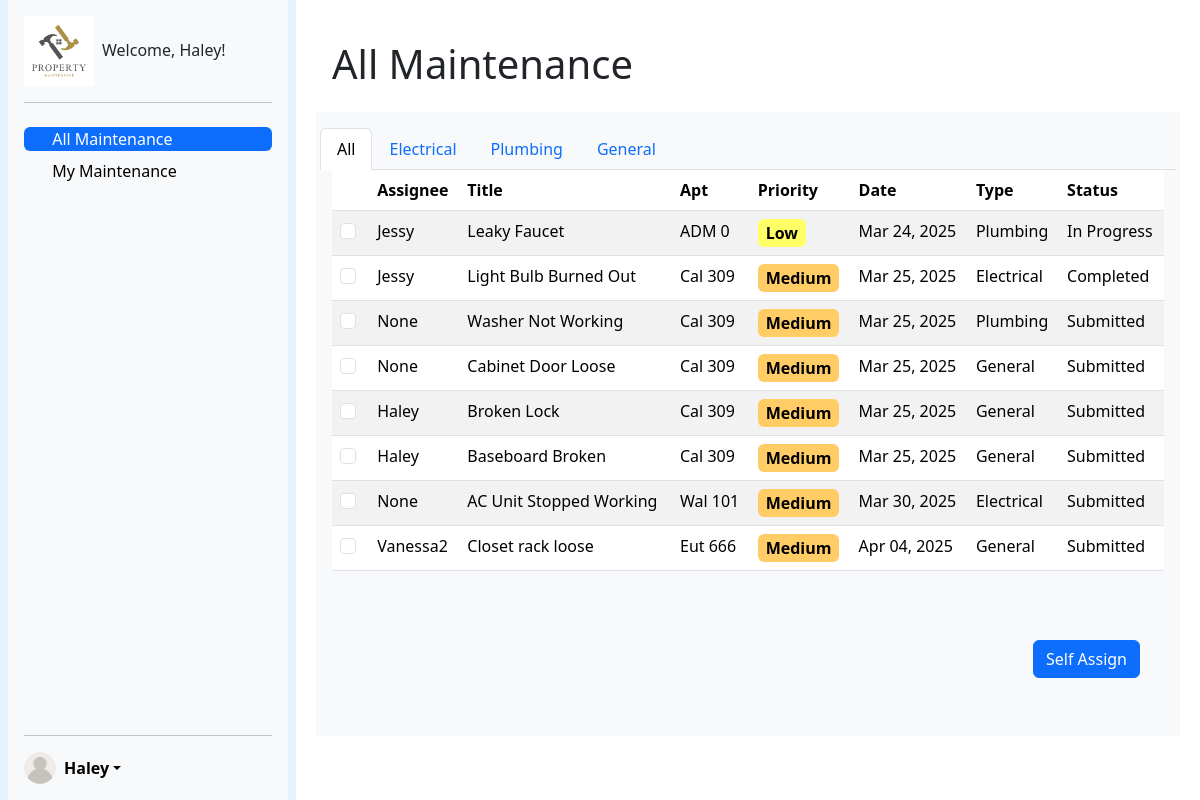
The app's page /admin-dashboard/ (signed in) with its own data.
### ticketsystem/models.py (models this page shows, shortened)
class Ticket(models.Model):
    title = models.CharField(max_length=200)
    description = models.TextField()
    CATEGORY_CHOICES = [
        ('electrical', 'Electrical'),
        ('plumbing', 'Plumbing'),
        ('general', 'General'),
    ]
    category = models.CharField(max_length=20, choices=CATEGORY_CHOICES)
    STATUS_CHOICES = [
        ('submitted', 'Submitted'),
        ('in_progress', 'In Progress'),
        ('completed', 'Completed'),
    ]
    status = models.CharField(max_length=20, choices=STATUS_CHOICES, default='submitted')
    PRIORITY_CHOICES = [
        ('low', 'Low'),
        ('medium', 'Medium'),
        ('high', 'High'),
    ]
    priority = models.CharField(max_length=10, choices=PRIORITY_CHOICES, default='medium')
    created_date = models.DateTimeField(auto_now_add=True)
    updated_date = models.DateTimeField(auto_now=True)
    completed_date = models.DateTimeField(null=True, blank=True) # based on status
    image = models.ImageField(upload_to='ticket_images/', null=True, blank=True)
    submitter = models.ForeignKey(settings.AUTH_USER_MODEL, on_delete=models.CASCADE, related_name='submitted_tickets')
    assigned_admin = models.ForeignKey(settings.AUTH_USER_MODEL, on_delete=models.SET_NULL, null=True, blank=True, related_name='assigned_tickets')

class UserProfile(models.Model):
    user = models.OneToOneField(User, on_delete=models.CASCADE)
    ROLE_CHOICES = [
        ('tenant', 'Tenant'),
        ('admin', 'Admin'),
    ]
    role = models.CharField(max_length=10, choices=ROLE_CHOICES, default='tenant')
    building_name = models.CharField(max_length=100, blank=True, null=True)
    apartment_number = models.CharField(max_length=10, blank=True, null=True)
    employee_id = models.CharField(max_length=100, blank=True, null=True)

### ticketsystem/views.py (the view, shortened to what this page needs)
# urls.py: path('admin-dashboard/', admin_dashboard, name='admin_dashboard'),
@login_required(login_url="/")
def admin_dashboard(request):
    userProfile = UserProfile.objects.get(user=request.user)
    if userProfile.role == "tenant":
        return redirect('tenant_dashboard')
    context = {
        'user': request.user,
        'tickets': Ticket.objects.all()
    }
    return render(request, 'admin_dashboard.html', context)

### ticketsystem/templates/admin_dashboard.html (shortened to what this page needs)
{% load static %}
<!DOCTYPE html>
<html>
<head>
    {% load bootstrap5 %}
    {% bootstrap_css %}
    <link rel="stylesheet" href="{% static 'priority.css' %}">
</head>
<body>
    <div class="container-fluid">
        <div class="row flex-nowrap">
            <div class="col-auto px-sm-2 px-0" style="background-color: #e3f2fd; ">
                <div class="d-flex flex-column flex-shrink-0 p-3 bg-body-tertiary min-vh-100" style="width: 280px;">
                    <div class="d-flex align-items-center mb-3 mb-md-0 me-md-auto text-decoration" style="max-width:270px;">
                        <img src="../../media/logo_light.png" class="bi pe-none me-2" style="max-width:70px;" alt="Property Maintenance">
                        <span class="navbar-brand mb-0 h1 text-wrap">Welcome, {{ user.username|capfirst }}!</span>
                    </div>
                    <hr>
                    <ul class="nav nav-pills flex-column mb-auto">
                    <li class="nav-item mt-2 rounded">
                        <a href="{% url 'admin_dashboard' %}" class="nav-link list-group-item list-group-item-action active" aria-current="page">
                        <svg class="bi pe-none me-2" width="16" height="16"><use xlink:href="#home"></use></svg>
                        All Maintenance
                        </a>
                    </li>
                    <li class="nav-item mt-2 t-2 rounded">
                        <a href="{% url 'admin_my_maintenance' %}" class="nav-link list-group-item list-group-item-action link-body-emphasis">
                        <svg class="bi pe-none me-2" width="16" height="16"><use xlink:href="#speedometer2"></use></svg>
                        My Maintenance
                        </a>
                    </li>
                    </ul>
                    <hr>
                    <div class="dropdown">
                    <a class="d-flex align-items-center link-body-emphasis text-decoration-none dropdown-toggle" data-bs-toggle="dropdown" aria-expanded="false">
                        <img src="../../media/user_icon.png" alt="" width="32" height="32" class="rounded-circle me-2">
                        <strong>{{ user.username|capfirst }}</strong>
                    </a>
                    </div>
                </div>
            </div>
            <div class="col py-3 overflow-hidden" style="height: 100vh;">
                <h1 class="m-4">All Maintenance</h1>
                <div class="col m-2 p-3 justify-content-center bg-light" style="height: 78vh;">
                    <div class="row">
                        <ul class="nav nav-tabs" id="myTab" role="tablist">
                            <li class="nav-item" role="presentation">
                                <a class="nav-link active filter-tab"id="all-tab" data-bs-toggle="tab" data-bs-target="#all" role="tab" aria-controls="all" aria-selected="true">All</a>
                            </li>
                            <li class="nav-item filter-tab" role="presentation">
                                <a class="nav-link" data-filter="electrical" id="electrical-tab" data-bs-toggle="tab" data-bs-target="#electrical" role="tab" aria-controls="electrical" aria-selected="false">Electrical</a>
                            </li>
                            <li class="nav-item filter-tab" role="presentation">
                                <a class="nav-link" data-filter="plumbing" id="plumbing-tab" data-bs-toggle="tab" data-bs-target="#plumbing" role="tab" aria-controls="plumbing" aria-selected="false">Plumbing</a>
                            </li>
                            <li class="nav-item filter-tab" role="presentation">
                                <a class="nav-link" data-filter="general" id="general-tab" data-bs-toggle="tab" data-bs-target="#general" role="tab" aria-controls="general" aria-selected="false">General</a>
                            </li>
                        </ul>
                    </div>
                    <div class="row tab-content" id="myTabContent">
                        <div class="tab-pane fade show active" id="all" role="tabpanel" aria-labelledby="all-tab">
                            <form method="POST" class="w-100" style="height: 55vh;">
                                <div class="w-100 h-100 d-inline-block table-responsive" >
                                    <table class="table table-striped overflow-auto">
                                        <thead>
                                        <tr>
                                            <th scope="col"></th>
                                            <th scope="col">Assignee</th>
                                            <th scope="col">Title</th>
                                            <th scope="col">Apt</th>
                                            <th scope="col">Priority</th>
                                            <th scope="col">Date</th>
                                            <th scope="col">Type</th>
                                            <th scope="col">Status</th>
                                        </tr>
                                        </thead>
                                        <tbody>
                                            {% for ticket in tickets %}
                                                <tr style="cursor: pointer;" onclick="handleRowClick(event, '{% url 'admin_ticket_page' id=ticket.id %}')">
                                                    <th scope="row"><input class="form-check-input me-1"  type="checkbox" name="my_checkboxes[]" value="{{ ticket.id }}" aria-label="checkbox"></th>
                                                    <td>{{ ticket.assigned_admin|capfirst }}</td>
                                                    <td>{{ ticket.title|capfirst }}</td>
                                                    <td>{{ ticket.submitter.userprofile.building_name|slice:3 }} {{ ticket.submitter.userprofile.apartment_number }}</td>
                                                    <td>
                                                        <span class="priority-box {% if ticket.priority == 'low' %}priority-low{% elif ticket.priority == 'medium' %}priority-medium{% elif ticket.priority == 'high' %}priority-high{% endif %}">
                                                            {{ ticket.priority|capfirst }}
                                                        </span>
                                                    </td>
                                                    <td>{{ ticket.created_date|date:"M d, Y" }}</td>
                                                    <td>{{ ticket.category|capfirst }}</td>
                                                    <td>{{ ticket.get_status_display }}</td>
                                                </tr>
                                            {% endfor %}
                                        </tbody>
                                    </table>
                                </div>
                                <div class="d-flex justify-content-end m-4">
                                    <button type="submit" class="btn btn-primary">Self Assign</button>
                                </div>
                            </form>
                        </div>
                    </div>
                </div>
            </div>
        </div>
    </div>
</body>
</html>

### ticketsystem/static/priority.css (style rules this page uses)
.priority-box { display: inline-block; padding: 2px 8px; border-radius: 6px; font-weight: bold; color: #000; }
.priority-low { background-color: #ffff66; }
.priority-medium { background-color: #ffcc66; }

### records on screen
Ticket: assigned_admin "Jessy", title "Leaky Faucet", submitter.userprofile.building_name "ADM", submitter.userprofile.apartment_number "0", priority "Low", created_date "Mar 24, 2025", category "Plumbing", status "In Progress"
Ticket: assigned_admin "Jessy", title "Light Bulb Burned Out", submitter.userprofile.building_name "Cal", submitter.userprofile.apartment_number "309", priority "Medium", created_date "Mar 25, 2025", category "Electrical", status "Completed"
Ticket: assigned_admin "None", title "Washer Not Working", submitter.userprofile.building_name "Cal", submitter.userprofile.apartment_number "309", priority "Medium", created_date "Mar 25, 2025", category "Plumbing", status "Submitted"
Ticket: assigned_admin "None", title "Cabinet Door Loose", submitter.userprofile.building_name "Cal", submitter.userprofile.apartment_number "309", priority "Medium", created_date "Mar 25, 2025", category "General", status "Submitted"
Ticket: assigned_admin "Haley", title "Broken Lock", submitter.userprofile.building_name "Cal", submitter.userprofile.apartment_number "309", priority "Medium", created_date "Mar 25, 2025", category "General", status "Submitted"
Ticket: assigned_admin "Haley", title "Baseboard Broken", submitter.userprofile.building_name "Cal", submitter.userprofile.apartment_number "309", priority "Medium", created_date "Mar 25, 2025", category "General", status "Submitted"
Ticket: assigned_admin "None", title "AC Unit Stopped Working", submitter.userprofile.building_name "Wal", submitter.userprofile.apartment_number "101", priority "Medium", created_date "Mar 30, 2025", category "Electrical", status "Submitted"
Ticket: assigned_admin "Vanessa2", title "Closet rack loose", submitter.userprofile.building_name "Eut", submitter.userprofile.apartment_number "666", priority "Medium", created_date "Apr 04, 2025", category "General", status "Submitted"

### other values on screen
{{ user.username|capfirst }} "Haley"
